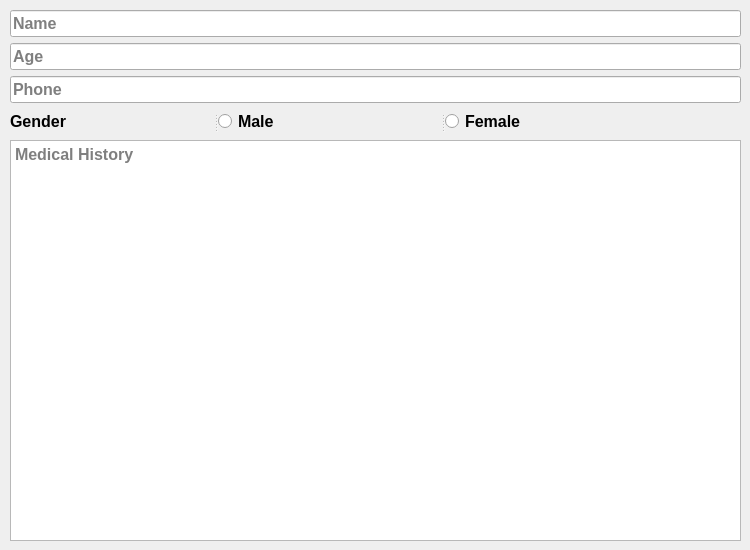
     <widget class="QWidget" name="showPatientReportTab_2">
      <attribute name="title">
       <string>Show</string>
      </attribute>
      <widget class="QWidget" name="layoutWidget_13">
       <property name="geometry">
        <rect>
         <x>10</x>
         <y>10</y>
         <width>731</width>
         <height>531</height>
        </rect>
       </property>
       <layout class="QGridLayout" name="gridLayout_17">
        <item row="1" column="0">
         <widget class="QSplitter" name="splitter_9">
          <property name="orientation">
           <enum>Qt::Horizontal</enum>
          </property>
          <widget class="QLabel" name="genderLable_2">
           <property name="font">
            <font>
             <family>Arial</family>
             <pointsize>12</pointsize>
             <weight>75</weight>
             <bold>true</bold>
            </font>
           </property>
           <property name="text">
            <string>Gender</string>
           </property>
          </widget>
          <widget class="QRadioButton" name="showGM_2">
           <property name="font">
            <font>
             <family>Arial</family>
             <pointsize>12</pointsize>
             <weight>75</weight>
             <bold>true</bold>
            </font>
           </property>
           <property name="cursor">
            <cursorShape>PointingHandCursor</cursorShape>
           </property>
           <property name="text">
            <string>Male</string>
           </property>
          </widget>
          <widget class="QRadioButton" name="showGF_2">
           <property name="font">
            <font>
             <family>Arial</family>
             <pointsize>12</pointsize>
             <weight>75</weight>
             <bold>true</bold>
            </font>
           </property>
           <property name="cursor">
            <cursorShape>PointingHandCursor</cursorShape>
           </property>
           <property name="text">
            <string>Female</string>
           </property>
          </widget>
         </widget>
        </item>
        <item row="0" column="0">
         <layout class="QFormLayout" name="formLayout_8">
          <item row="0" column="0" colspan="2">
           <widget class="QLineEdit" name="showName_2">
            <property name="font">
             <font>
              <family>Arial</family>
              <pointsize>12</pointsize>
              <weight>75</weight>
              <bold>true</bold>
             </font>
            </property>
            <property name="placeholderText">
             <string>Name</string>
            </property>
           </widget>
          </item>
          <item row="1" column="0" colspan="2">
           <widget class="QLineEdit" name="showAge_3">
            <property name="font">
             <font>
              <family>Arial</family>
              <pointsize>12</pointsize>
              <weight>75</weight>
              <bold>true</bold>
             </font>
            </property>
            <property name="placeholderText">
             <string>Age</string>
            </property>
           </widget>
          </item>
          <item row="2" column="0" colspan="2">
           <widget class="QLineEdit" name="showPhone_2">
            <property name="font">
             <font>
              <family>Arial</family>
              <pointsize>12</pointsize>
              <weight>75</weight>
              <bold>true</bold>
             </font>
            </property>
            <property name="placeholderText">
             <string>Phone</string>
            </property>
           </widget>
          </item>
         </layout>
        </item>
        <item row="2" column="0">
         <widget class="QTextEdit" name="showMedicalHistory_2">
          <property name="font">
           <font>
            <family>Arial</family>
            <pointsize>12</pointsize>
            <weight>75</weight>
            <bold>true</bold>
           </font>
          </property>
          <property name="cursor" stdset="0">
           <cursorShape>IBeamCursor</cursorShape>
          </property>
          <property name="placeholderText">
           <string>Medical History</string>
          </property>
         </widget>
        </item>
       </layout>
      </widget>
     </widget>
